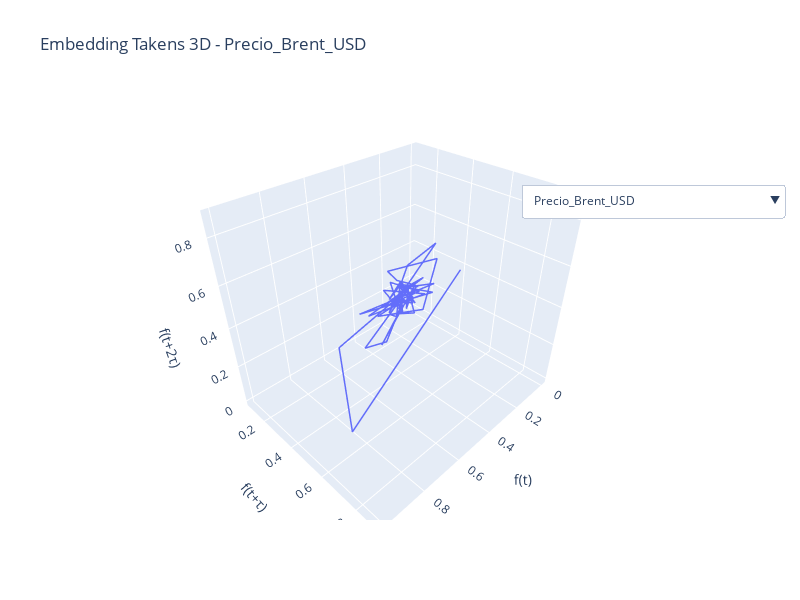

Notebook source saved alongside this figure:
### Code cell
# Código generado por IA, pendiente de Revisión
import plotly.graph_objects as go

variables = df_all["variable"].unique().tolist()
fig = go.Figure()

# Añadir un trace por variable (pero todos ocultos salvo el primero)
for i, var in enumerate(variables):
    df_var = df_all[df_all["variable"] == var]
    visible = True if i == 0 else False
    fig.add_trace(go.Scatter3d(
        x=df_var["x"], y=df_var["y"], z=df_var["z"],
        mode="lines", line=dict(width=3),
        name=var, visible=visible
    ))

# crear botones para el dropdown
buttons = []
for i, var in enumerate(variables):
    visibility = [False] * len(variables)
    visibility[i] = True
    buttons.append(dict(method="update",
                        label=var,
                        args=[{"visible": visibility},
                              {"title": f"Embedding Takens 3D - {var}"}]))

fig.update_layout(
    updatemenus=[dict(active=0, buttons=buttons, x=1.1, y=0.8)],
    scene=dict(xaxis_title="f(t)", yaxis_title="f(t+τ)", zaxis_title="f(t+2τ)"),
    width=800, height=600,
    title=f"Embedding Takens 3D - {variables[0]}"
)

fig.show()
